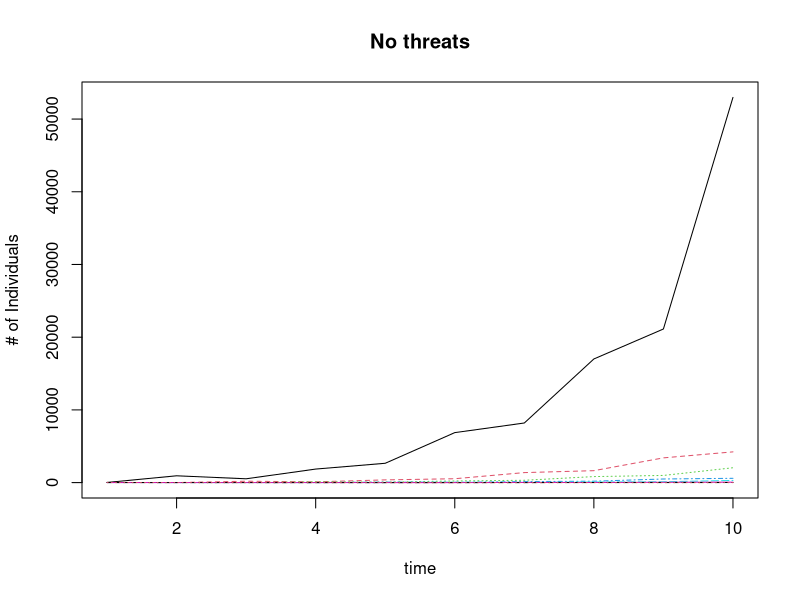
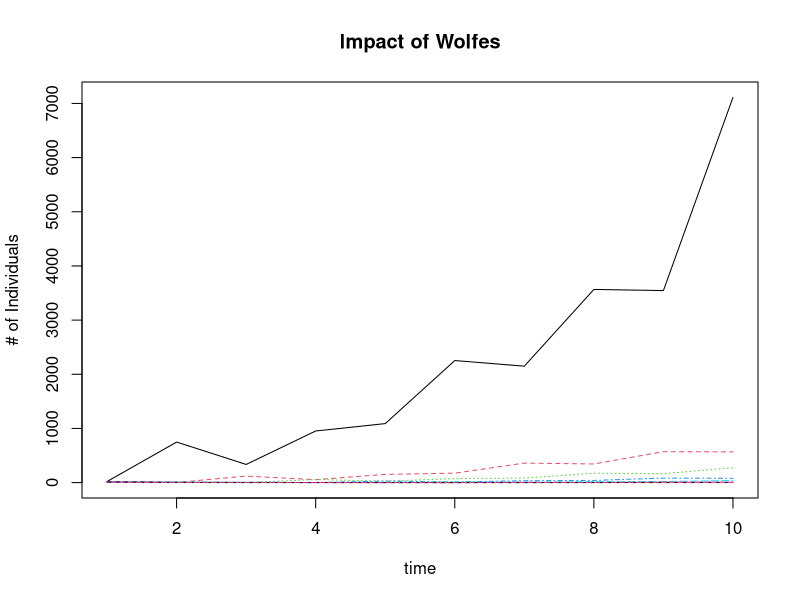
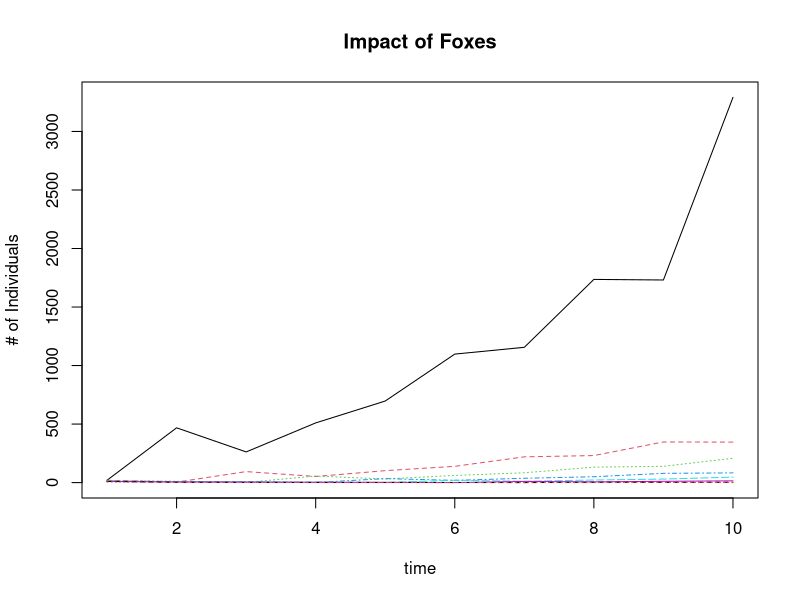
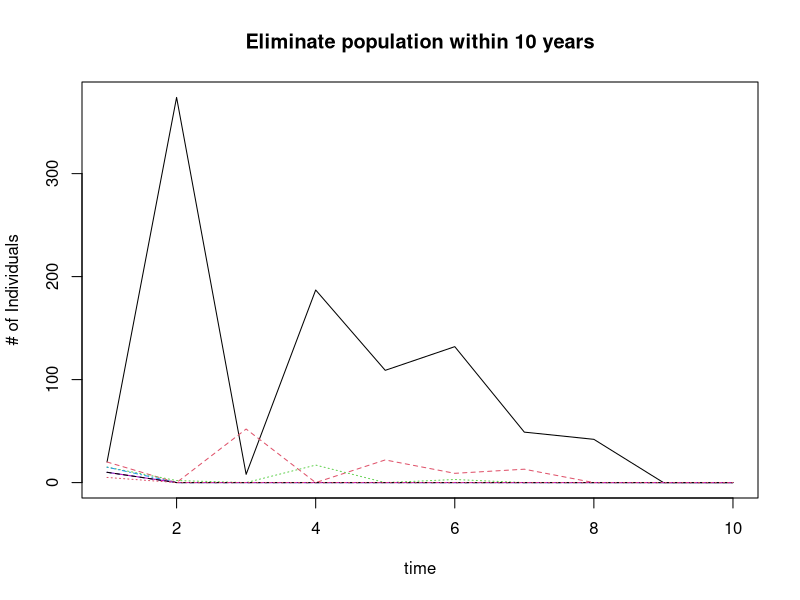
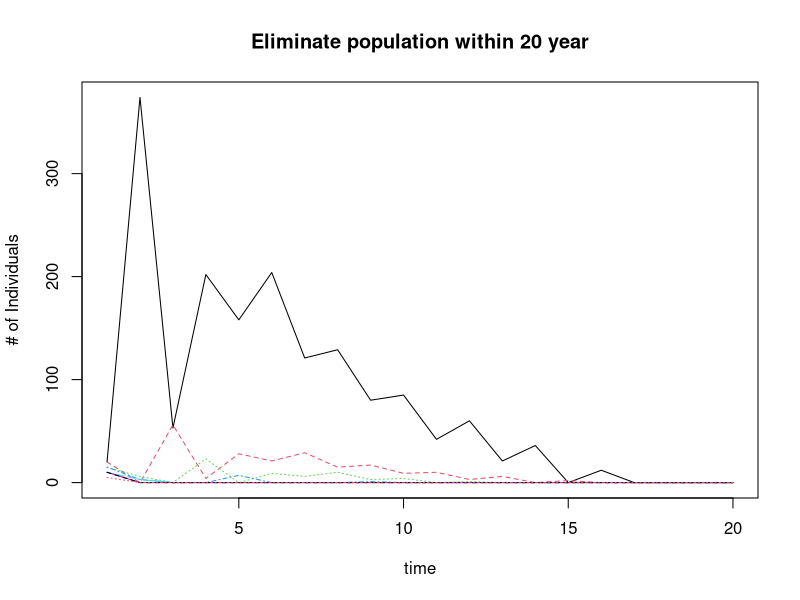

Generate these figures, in order, with R:


#Part 1
#The population will be declining (redlisted) due to hunting from wolfes, foxes, humans (and natural death)
#The high number of offsprings will help the population, but won't be enought.
#The declining population will initially be a fast decline that then stabilizes and the 
#population will reach its natural carrying capacity or been completely killed of by humans
#"Humans tries to remove the remaining resident. 

#Part 2, First model. Just reproduction no hunting/threats 
#Sexually mature by the age of 1. 5-16 offsprings. 

t_max<-10
#I first create a leslie matrix A
A<-matrix(0,nrow=8, ncol=8)
s<-c(0.2,0.6,0.6,0.6,0.5,0.3,0.2)
for(i in 2: (nrow(A)))
{ A[i, i - 1] <- s[i-1]} #Assign the survival rate to the sub diagonal. 


#Starting population = P0 = 100
#We do not know the age distribution of the starting population,
N <- matrix(0, t_max, nrow(A))
#So I assume the following starting population. 
N[1,]<- c(20,20,15,15,10,10,10,5)


set.seed(11) #Should be random, but needs to be repeatable. 
for (t in 1:(t_max-1))
{ A[1,]<- c(0, sample(5:16,7)) #Adds the random number 
  #of babies to the first row in the Leslie matrix
  N[t+1,]<- A%*% N[t,] #According to lecture slides 
}
N<-round(N,digits=0) #Easier to read the matrix, populations are discrete
matplot(x=1:t_max, y=N, ylab="# of Individuals", type="l", xlab="time", main="No threats")
print("Population development with no threat")
print("No real limitation (more than s) -> population will increase to 00")
print(N)

#Part 3, Adding wolves and foxes
#Assumption: Wolves kills evenly over all age gropes (with 20% per year)
#Foxes will just affect newborns, and kill 50% of them each year. 
#Less wolves in Sweden and more foxes. Reasonable assumption

#Just wolves
N <- matrix(0, t_max, nrow(A)) #Reset matrix to 0
N[1,]<- c(20,20,15,15,10,10,10,5)

set.seed(11)
for (t in 1:(t_max-1)) 
{ A[1,]<- c(0, sample(5:16,7))  
N[t+1,]<- A%*% N[t,] 
N[t+1,]<- N[t+1,]*0.8 #Same as before, but wolves kills a fraction. 
}
N<-round(N,digits=0) 
matplot(x=1:t_max, y=N, ylab="# of Individuals", type="l", xlab="time", main="Impact of Wolfes")


#Just foxes 
N <- matrix(0, t_max, nrow(A))  #Reset matrix to 0
N[1,]<- c(20,20,15,15,10,10,10,5)

set.seed(11)
for (t in 1:(t_max-1)) 
{ A[1,]<- c(0, sample(5:16,7))  
N[t+1,]<- A%*% N[t,] 
N[t+1,1]<- N[t+1,1]*0.5 #Same as before, but foxes kills 50% of newborns 
}
N<-round(N,digits=0) 
matplot(x=1:t_max, y=N, ylab="# of Individuals", type="l", xlab="time", main="Impact of Foxes")

#Part 4 Human hunting + Fox and Wolves
#Eliminate population
#Now assume we hunt a fixed number of adults per year. 
t_max<-10
N <- matrix(0, t_max, nrow(A))  #Reset matrix to 0
N[1,]<- c(20,20,15,15,10,10,10,5)

set.seed(11)
for (t in 1:(t_max-1)) 
{ A[1,]<- c(0, sample(5:16,7))  

N[t+1,]<- A%*% N[t,] 
N[t+1,]<- N[t+1,]*0.8 #Wolves
N[t+1,1]<- round(N[t+1,1]*0.5) #Fox

N[t+1,]<-round(N[t+1,],digits=0) 

#Humans, say we kill a specific number of adults. 
for (k in 2:8) {if(N[t+1,k]>8){N[t+1,k]<- N[t+1,k]-8   }
 else {N[t+1,k]<- N[t+1,k]-N[t+1,k]} 
  #kill 8 in each age group (not infants) if possible. Else kill as many as left. 
}}
print("Population development with hunting, eliminate within 10 years")
print(N)
matplot(x=1:t_max, y=N, ylab="# of Individuals", type="l", xlab="time", main="Eliminate population within 10 years")


#Eliminate population within 20 years
t_max<-20
N <- matrix(0, t_max, nrow(A))  #Reset matrix to 0
N[1,]<- c(20,20,15,15,10,10,10,5)

set.seed(11)
for (t in 1:(t_max-1)) 
{ A[1,]<- c(0, sample(5:16,7))  

N[t+1,]<- A%*% N[t,] 
N[t+1,]<- N[t+1,]*0.8 #Wolves
N[t+1,1]<- round(N[t+1,1]*0.5) #Fox

N[t+1,]<-round(N[t+1,],digits=0) 

#Humans, say we kill a specific number of adults. 
for (k in 2:8) {if(N[t+1,k]>3){N[t+1,k]<- N[t+1,k]-4   }
  else {N[t+1,k]<- N[t+1,k]-N[t+1,k]} 
  #kill 4 in each age group (not infants) if possible. Else kill as many as left. 
  
}}
print("Population development with hunting, eliminate within 20 years")
print(N)
matplot(x=1:t_max, y=N, ylab="# of Individuals", type="l", xlab="time", main="Eliminate population within 20 year")


